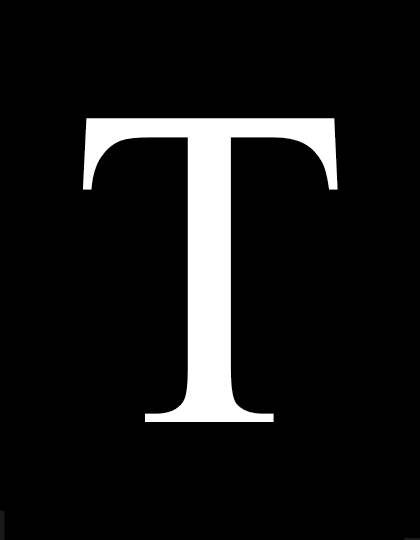
//> input picture Chap2Fundamentals/2.6.5SpacialOperations-Jiangshanchen/nearest_neibor/letter_T.tif, 420 x 540 px
$ ./main   (built with g++ and OpenCV 4)
//> lines starting //> are read from the running program, lines starting //| are printed output that depends on the picture
#include<iostream>
#include<opencv2/opencv.hpp>
#include <opencv2/highgui/highgui.hpp>
#include <opencv2/imgproc/imgproc.hpp>
using namespace cv;
using namespace std;
int main()
{
    Mat inimage = imread("letter_T.tif");
//> inimage is the input picture: 540 rows x 420 cols, CV_8UC3; min 0, max 255, mean 22.4
    imshow("inimage" , inimage);
    int rows =inimage.rows;
//> rows = 540
    int cols =inimage.cols;
//> cols = 420
    Mat dst;
    float n=1.0;
    dst.create(rows*n, cols*n, inimage.type());
    float x,y,i,j;
    for (i=0; i<rows*n; i++) {
        for (j=0; j<cols*n; j++) {//遍历新图上的点
            float l=i/n;
            float k=j/n;//旧图上的点
            x=(int) (l+0.5)>(int) (l)?(int) (l+1):(int) l;
            y=(int) (k+0.5)>(int) (k)?(int) (k+1):(int) k;//查找旧图上的点
            dst.at<Vec3b>(i,j)[0]=inimage.at<Vec3b>(x*cos(201)-y*sin(201),x*sin(201)+y*cos(201))[0];
            dst.at<Vec3b>(i,j)[1]=inimage.at<Vec3b>(x*cos(201)-y*sin(201),x*sin(201)+y*cos(201))[1];
            dst.at<Vec3b>(i,j)[2]=inimage.at<Vec3b>(x*cos(201)-y*sin(201),x*sin(201)+y*cos(201))[2];
        }
    }
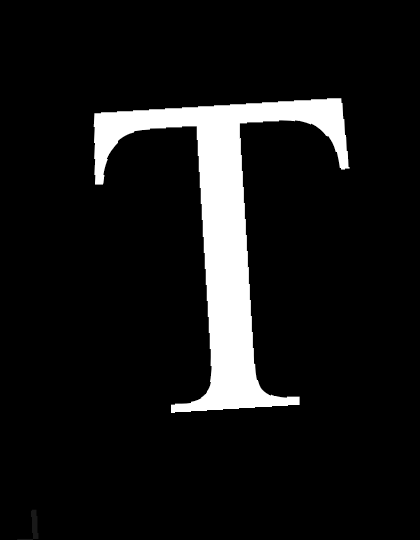
//> dst: 540 rows x 420 cols, CV_8UC3; min 0, max 255, mean 22.4
//> after the loop, x = 539; y = 419
    imshow("result",dst);
    imwrite("result-2.jpg",dst);
    waitKey(0);
    return 0;
}
